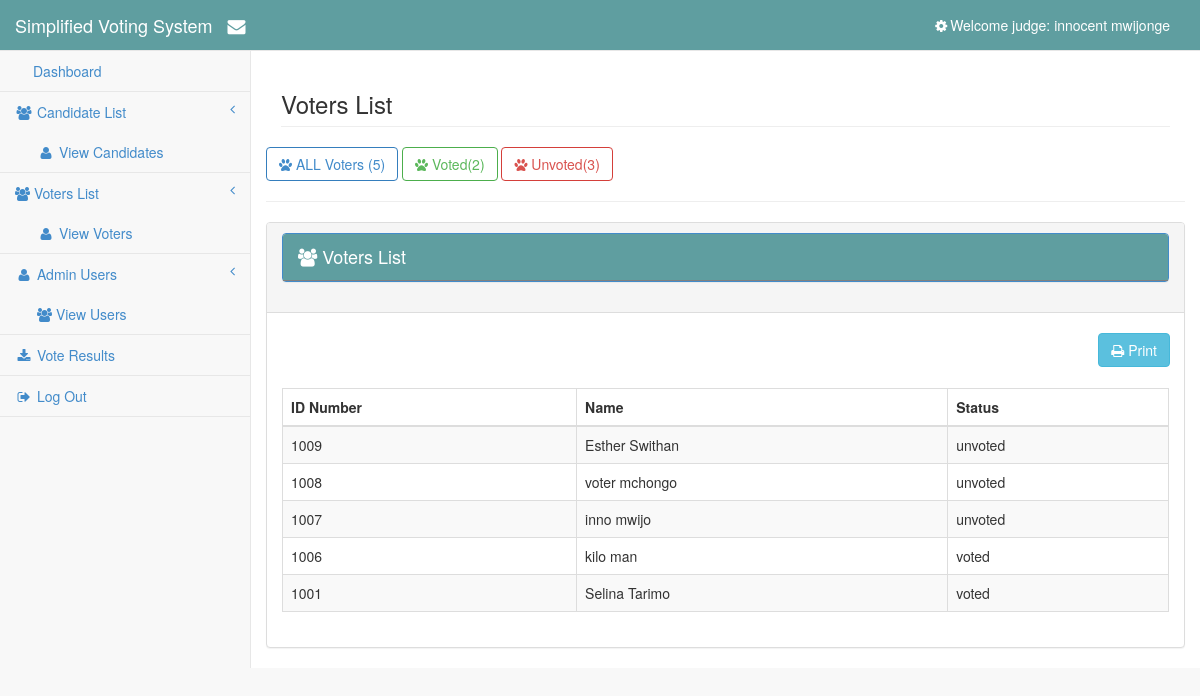
The page /adminpages/voters/voters.php (signed in) on the database its author committed.
### tables this page shows
CREATE TABLE `voters` (
  `firstname` varchar(30) NOT NULL,
  `middlename` varchar(30) DEFAULT NULL,
  `surname` varchar(30) NOT NULL,
  `gender` enum('male','female') NOT NULL,
  `age` int(11) NOT NULL,
  `maritalstatus` enum('single','married','divorced','deadpartner') NOT NULL,
  `region` varchar(30) NOT NULL,
  `nationality` varchar(30) NOT NULL DEFAULT 'TANZANIAN',
  `userID` int(11) NOT NULL,
  `password` varchar(52) NOT NULL,
  `status` enum('voted','unvoted') NOT NULL DEFAULT 'unvoted',
  `usertype` enum('voter') NOT NULL DEFAULT 'voter'
);

### adminpages/session.php (called while the page is built, shortened)
<?php
if(!isset($_SESSION['userID']))
{
$_SESSION['msg']="You must login first to vote";
header("location:index.php");
}
else
{
$session_id=$_SESSION['userID'];
}
?>

### adminpages/voters/voters.php (the view, shortened to what this page needs)
<?php include ('../session.php');?>
<?php include ('../head.php');?>
<body>
    <div id="wrapper">
        <?php include ('sidebar.php');?>
        <div id="page-wrapper">
            <div class="row">
                <div class="col-lg-12">
                    <h3 class="page-header">Voters List</h3>
                </div>
				<?php
					$count = $db->query("SELECT COUNT(*) as total FROM `voters`")->fetch_array();
					$count1 =  $db->query("SELECT COUNT(*) as total FROM `voters` WHERE `status` = 'Voted'")->fetch_array();
					$count2 = $db->query("SELECT COUNT(*) as total FROM `voters` WHERE `status` = 'Unvoted'")->fetch_array();
					?>
				<a href="voters.php" class = "btn btn-primary btn-outline"><i class = "fa fa-paw"></i> ALL Voters (<?php echo $count['total']?>)</a>
				<a href="voted.php" class = "btn btn-success btn-outline"><i class = "fa fa-paw"></i> Voted(<?php echo $count1['total']?>)</a>
				<a href="unvoted.php" class = "btn btn-danger btn-outline"><i class = "fa fa-paw"></i> Unvoted(<?php echo $count2['total']?>) </a> &nbsp; &nbsp; &nbsp; &nbsp; &nbsp;
                <br />
				<hr/>
                    <div class="panel panel-default">
                        <div class="panel-heading">
                            <h4 class="modal-title" id="myModalLabel">
												<div class="panel panel-primary">
													<div class="panel-heading"><i class = "fa fa-users"></i>
														Voters List
													</div>
												</div>
											</h4>
                        </div>
                        <br/>
					<button type="button" onclick="window.print();" style = "margin-right:14px;" id ="print" class = "pull-right btn btn-info"><i class = "fa fa-print"></i> Print</button>
<br>
					<br/>
                        <div class="panel-body">
                            <div class="table-responsive">
                                <table class="table table-striped table-bordered table-hover" id="dataTables-example">
                                    <thead>
                                        <tr>
                                            <th>ID Number</th>
                                            <th>Name</th>
                                            <th>Status</th>
                                        </tr>
                                    </thead>
                                    <tbody>
										<?php
											require '../../dbconnect.php';
											$query = $db->query("SELECT * FROM voters ORDER BY userID DESC");
											while($row1 = $query->fetch_array()){
										?>
											<tr>
												<td><?php echo $row1 ['userID'];?></td>
												<td><?php echo $row1 ['firstname']." ". $row1 ['surname'];?></td>
												<td><?php echo $row1 ['status'];?></td>
											</tr>
                                       <?php } ?>
                                    </tbody>
                                </table>
                            </div>
                        </div>
                    </div>
            </div>
        </div>
    </div>
</body>
</html>

### adminpages/voters/sidebar.php (shortened to what this page needs)
<nav class="navbar navbar-default navbar-static-top" role="navigation" style="margin-bottom:0; background-color:cadetblue;">
            <div class="navbar-header">
                <a class="navbar-brand" href="" style = "color:white;">Simplified Voting System &nbsp <i class = "fa fa-envelope fa-large" > </i></a>
            </div>
            <ul class="nav navbar-top-links navbar-right">
               <?php require '../dbconnect.php';
				$q= "SELECT * FROM admins WHERE userID = '$session_id' " ;
                $qresult = mysqli_query($db,$q);
                $record=mysqli_fetch_array($qresult);
			 ?>
                <li class="dropdown">
                    <a class="dropdown-toggle" data-toggle="dropdown" href="#" style = "color: white">
					<i class="fa fa-cog fa-spin fa-fw"></i>Welcome <?php echo $record['usertype'].": ".$record['firstname']." ".$record['surname'];?>
                    </a>
                </li>
            </ul>
            <div class="navbar-default sidebar" role="navigation">
                <div class="sidebar-nav navbar-collapse">
                    <ul class="nav" id="side-menu">
                        <li>
                        <a href="../candidate/candidate.php"><i class="fa fa-menu fa-fw"></i>Dashboard </a>
                        </li>
                        <li>
                            <a href="#"><i class="fa fa-users fa-fw"></i> Candidate List<span class="fa arrow"></span></a>
                            <ul class="nav nav-second-level">
                                <li>
                                    <a href="../candidate/candidate.php"><i class = "fa fa-user fa-fw"></i> View Candidates</a>
                                </li>
                            </ul>
                        </li>
						<li>
                            <a href="#"><i class="fa fa-users"></i> Voters List<span class="fa arrow"></span></a>
                            <ul class="nav nav-second-level">
                                <li>
                                    <a href="voters.php"><i class = "fa fa-user fa-fw"></i> View Voters</a>
                                </li>
                            </ul>
                        </li>
                        <li>
                            <a href="#"><i class="fa fa-user fa-fw"></i> Admin Users<span class="fa arrow"></span></a>
                            <ul class="nav nav-second-level">
                            <li>
                                    <a href="../adminusers/user.php"> <i class = "fa fa-users" ></i> View Users</a>
                                </li>
                            </ul>
                        </li>
                        <li>
                            <a href="../results/results.php"><i class="fa fa-download fa-fw"></i> Vote Results</a>
                        </li>
                        <li>
                            <a href="../logout.php"><i class="fa fa-sign-out fa-fw"></i> Log Out</a>
                        </li>
                    </ul>
                </div>
            </div>
        </nav>

### rows shown on the page
voters: userID "1009", firstname "Esther", surname "Swithan", status "unvoted"
voters: userID "1008", firstname "voter", surname "mchongo", status "unvoted"
voters: userID "1007", firstname "inno", surname "mwijo", status "unvoted"
voters: userID "1006", firstname "kilo", surname "man", status "voted"
voters: userID "1001", firstname "Selina", surname "Tarimo", status "voted"

### other values the page prints
$record['usertype'] "judge"
$record['firstname'] "innocent"
$record['surname'] "mwijonge"
$count['total'] "5"
$count1['total'] "2"
$count2['total'] "3"
